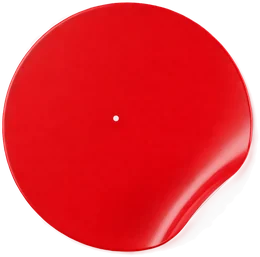
#> input picture game/art/m_dot.webp, 260 x 257 px, found by its file name
$ python bake_buttons.py
#> lines starting #> are read from the running program, lines starting #| are printed output that depends on the picture
"""v205: the round in-match buttons as plain pictures. Safari punched a hole in the masked, colour-blended disc wherever the icon
(on its own layer) sat, so the game showed through the middle of the pound button. These are the same discs, worked out the way the
browser did (luminosity blend of the sticker over the colour, the sticker as the mask, the brightness/saturate/grayscale filters,
the drop shadow), baked into webp: the pound button's ready, recharging, boost, boost recharging and locked looks, and the item
button's cream disc."""
import numpy as np
from PIL import Image
SRC = '/home/user/rollmodel/game/art/m_dot.webp'; OUT = '/tmp/claude-0/-home-user-rollmodel/5c52352e-692f-5301-ac55-ec4d2c708f3e/scratchpad/btnart/'
im = np.asarray(Image.open(SRC).convert('RGBA')).astype(np.float64) / 255; H, W = im.shape[:2]
#> after `H, W = im.shape[:2]`: H = 257; W = 260
Cs, As = im[..., :3], im[..., 3:4]
hexc = lambda h: np.array([int(h[i:i + 2], 16) for i in (1, 3, 5)], np.float64) / 255
def lum(C): return C[..., 0:1] * 0.3 + C[..., 1:2] * 0.59 + C[..., 2:3] * 0.11
def clip(C):
    l = lum(C); n = C.min(-1, keepdims=True); x = C.max(-1, keepdims=True)
    C = np.where(n < 0, l + (C - l) * l / np.maximum(l - n, 1e-9), C)
    C = np.where(x > 1, l + (C - l) * (1 - l) / np.maximum(x - l, 1e-9), C)
    return C
def luminosity_over(cb):  # background: url(sticker), <colour>; background-blend-mode: luminosity; then the sticker as the mask
    Cb = np.broadcast_to(cb, Cs.shape); B = clip(Cb + (lum(Cs) - lum(Cb)))
#> in lum (call 2), `def lum(C): return C[..., 0:1] * 0.3 + C[..., 1:2] * 0.59 + C[..., 2:3..`: returned value: shape (257, 260, 1) float64; every value is 0.329
    return np.concatenate([As * B + (1 - As) * Cb, As], -1)
def brightness(img, k): out = img.copy(); out[..., :3] = np.clip(out[..., :3] * k, 0, 1); return out
def saturate(img, s):
    M = np.array([[0.213 + 0.787 * s, 0.715 - 0.715 * s, 0.072 - 0.072 * s], [0.213 - 0.213 * s, 0.715 + 0.285 * s, 0.072 - 0.072 * s], [0.213 - 0.213 * s, 0.715 - 0.715 * s, 0.072 + 0.928 * s]])
    out = img.copy(); out[..., :3] = np.clip(img[..., :3] @ M.T, 0, 1); return out
def grayscale(img):
    M = np.array([[0.2126, 0.7152, 0.0722]] * 3); out = img.copy(); out[..., :3] = np.clip(img[..., :3] @ M.T, 0, 1); return out
def radial(stops, cx, cy):  # radial-gradient(circle at cx cy, ...) over the box, farthest-corner
    yy, xx = np.mgrid[0:H, 0:W].astype(np.float64); px, py = cx * W, cy * H
    R = max(np.hypot(px - x, py - y) for x in (0, W) for y in (0, H)); t = np.hypot(xx - px, yy - py) / R
    out = np.zeros((H, W, 3))
    for (t0, c0), (t1, c1) in zip(stops, stops[1:]):
        m = (t >= t0) & (t <= t1); f = ((t - t0) / (t1 - t0))[..., None]; out = np.where(m[..., None], hexc(c0) * (1 - f) + hexc(c1) * f, out)
    return out
def with_shadow(img, css_w, css_dx=4, css_dy=6, col='#171320', a=0.3):  # filter: drop-shadow(4px 6px 0 rgba(23,19,32,.3)), the box grown to hold it
    dx, dy = round(css_dx * W / css_w), round(css_dy * H / css_w)
    out = np.zeros((H + dy, W + dx, 4)); sh = np.zeros_like(out); sh[dy:, dx:, :3] = hexc(col); sh[dy:, dx:, 3:4] = img[..., 3:4] * a
    top = np.zeros_like(out); top[:H, :W] = img
    ao = top[..., 3:4] + sh[..., 3:4] * (1 - top[..., 3:4]); co = (top[..., :3] * top[..., 3:4] + sh[..., :3] * sh[..., 3:4] * (1 - top[..., 3:4])) / np.maximum(ao, 1e-9)
    return np.concatenate([co, ao], -1), (dx, dy)
def save(img, name):
    a = (np.clip(img, 0, 1) * 255 + 0.5).astype(np.uint8); Image.fromarray(a, 'RGBA').save(OUT + name, 'WEBP', quality=92, method=6, exact=True)
red = luminosity_over(hexc('#E3122F')); boost = luminosity_over(hexc('#FF7A1F'))
#> in lum (call 5), `def lum(C): return C[..., 0:1] * 0.3 + C[..., 1:2] * 0.59 + C[..., 2:3..`: returned value: shape (257, 260, 1) float64; every value is 0.596
#> in luminosity_over (call 2), `B = clip(Cb + (lum(Cs) - lum(Cb)))`:
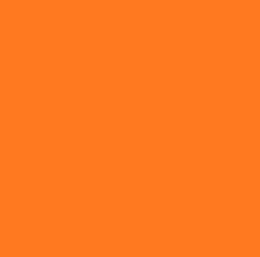
#> Cb: shape (257, 260, 3) float64; mean R, G, B 1, 0.478, 0.122
#> in luminosity_over (call 2), `return np.concatenate([As * B + (1 - As) * Cb, As], -1)`:
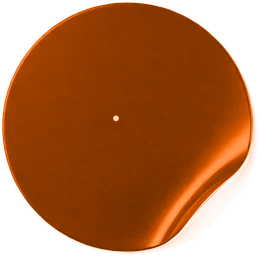
#> returned value: shape (257, 260, 4) float64; mean of channels 0, 1, 2, 3 0.697, 0.308, 0.0414, 0.718; transparent parts drawn white
looks = {'sd_red': red, 'sd_off': saturate(brightness(red, 0.5), 0.55), 'sd_boost': boost, 'sd_boostoff': saturate(brightness(boost, 0.5), 0.55), 'sd_grey': grayscale(red)}
#> in saturate, `M = np.array([[0.213 + 0.787 * s, 0.715 - 0.715 * s, 0.072 - 0.072 * s..`: M = [[0.646, 0.322, 0.0324], [0.0958, 0.872, 0.0324], [0.0958, 0.322, 0.582]]
#> in grayscale, `M = np.array([[0.2126, 0.7152, 0.0722]] * 3)`: M = [[0.213, 0.715, 0.0722], [0.213, 0.715, 0.0722], [0.213, 0.715, 0.0722]]
for name, img in looks.items():
    out, d = with_shadow(img, 96); save(out, name + '.webp'); print(name, out.shape[1], 'x', out.shape[0], 'shadow px', d)
#> this loop made 5 passes
#> name on passes 1 to 5: 'sd_red', 'sd_off', 'sd_boost', 'sd_boostoff', 'sd_grey'
#| sd_red 271 x 273 shadow px (11, 16)
#| sd_off 271 x 273 shadow px (11, 16)
#| sd_boost 271 x 273 shadow px (11, 16)
#| sd_boostoff 271 x 273 shadow px (11, 16)
#| sd_grey 271 x 273 shadow px (11, 16)
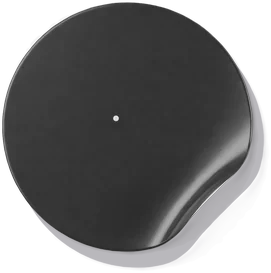
#> out: shape (273, 271, 4) float64; mean of channels 0, 1, 2, 3 0.169, 0.167, 0.172, 0.668; transparent parts drawn white
cream = np.concatenate([radial([(0, '#FFFCF5'), (0.62, '#F3EBDC'), (1, '#D8CCB6')], 0.36, 0.30), As], -1)
#> after the loop in radial, `for (t0, c0), (t1, c1) in zip(stops, stops[1:]):`:
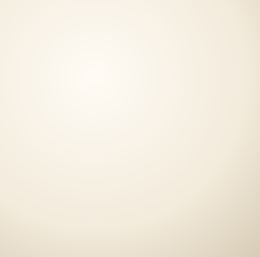
#> out: shape (257, 260, 3) float64; mean of channels 0, 1, 2 0.96, 0.934, 0.883; drawn as R, G, B
out, d = with_shadow(cream, 80); save(out, 'sd_cream.webp'); print('sd_cream', out.shape[1], 'x', out.shape[0], 'shadow px', d)
#> in with_shadow (call 6), `sh[dy:, dx:, 3:4] = img[..., 3:4] * a`:
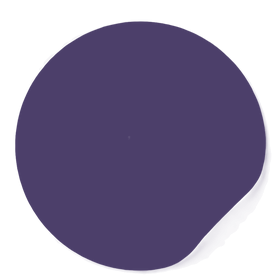
#> sh: shape (276, 273, 4) float64; mean R, G, B, A 0.08, 0.0661, 0.111, 0.191; transparent parts drawn white
#> in with_shadow (call 6), `ao = top[..., 3:4] + sh[..., 3:4] * (1 - top[..., 3:4])`:
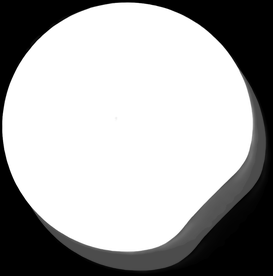
#> ao: shape (276, 273, 1) float64; min 0, max 1, mean 0.66
#> after `out, d = with_shadow(cream, 80)`:
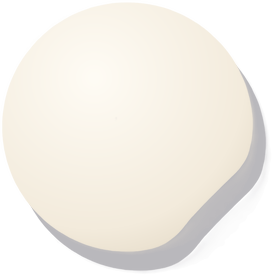
#> out: shape (276, 273, 4) float64; mean R, G, B, A 0.642, 0.624, 0.599, 0.66; transparent parts drawn white
#> after `out, d = with_shadow(cream, 80)`: d = (13, 19)
#| sd_cream 273 x 276 shadow px (13, 19)
